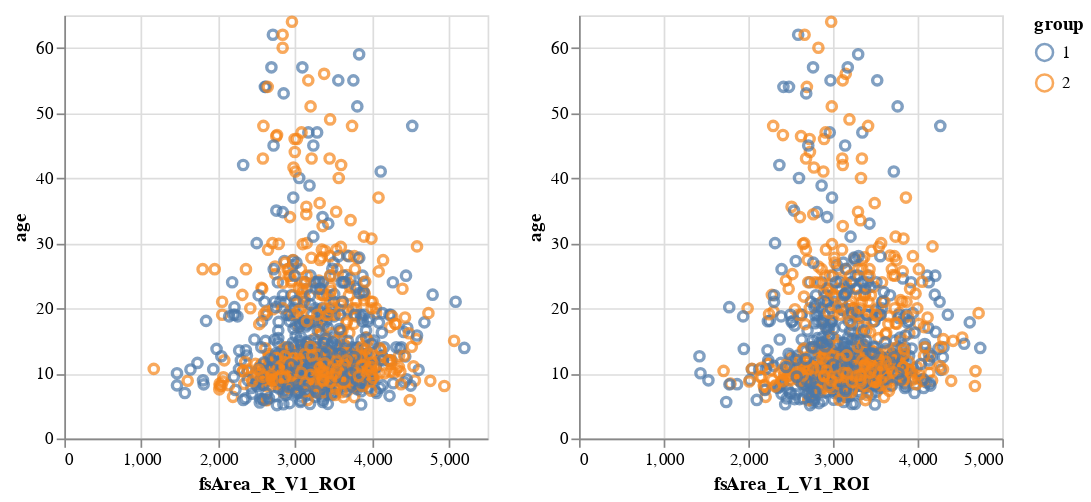

This figure's notebook cell:
### Markdown cell above
Ultimately, the combinations of methods allow us to create rather rich and elaborate visualizations:

### Code cell
brush = alt.selection(type='interval', resolve='global')

base = alt.Chart(v1).mark_point().encode(
    y='age',
    color=alt.condition(brush, 'group:N', alt.ColorValue('gray')),
).add_selection(
    brush
).properties(
    width=250,
    height=250
)

base.encode(x='fsArea_R_V1_ROI') | base.encode(x='fsArea_L_V1_ROI')

### Figure 1 — Vega-Lite specification as saved in the notebook (floating-point values rounded to 4 significant figures; data arrays with more than 128 entries replaced by an {"elided": "..."} marker saying what was removed)
{"config": {"view": {"continuousWidth": 400, "continuousHeight": 300}}, "hconcat": [{"mark": "point", "encoding": {"color": {"condition": {"type": "nominal", "field": "group", "selection": "selector011"}, "value": "gray"}, "x": {"type": "quantitative", "field": "fsArea_R_V1_ROI"}, "y": {"type": "quantitative", "field": "age"}}, "height": 250, "selection": {"selector011": {"type": "interval", "resolve": "global"}}, "width": 250}, {"mark": "point", "encoding": {"color": {"condition": {"type": "nominal", "field": "group", "selection": "selector011"}, "value": "gray"}, "x": {"type": "quantitative", "field": "fsArea_L_V1_ROI"}, "y": {"type": "quantitative", "field": "age"}}, "height": 250, "selection": {"selector011": {"type": "interval", "resolve": "global"}}, "width": 250}], "data": {"name": "data-651377c796f5c429a31e40a46f098c13"}, "$schema": "https://vega.github.io/schema/vega-lite/v4.8.1.json", "datasets": {"data-651377c796f5c429a31e40a46f098c13": {"elided": "1004 records"}}}
